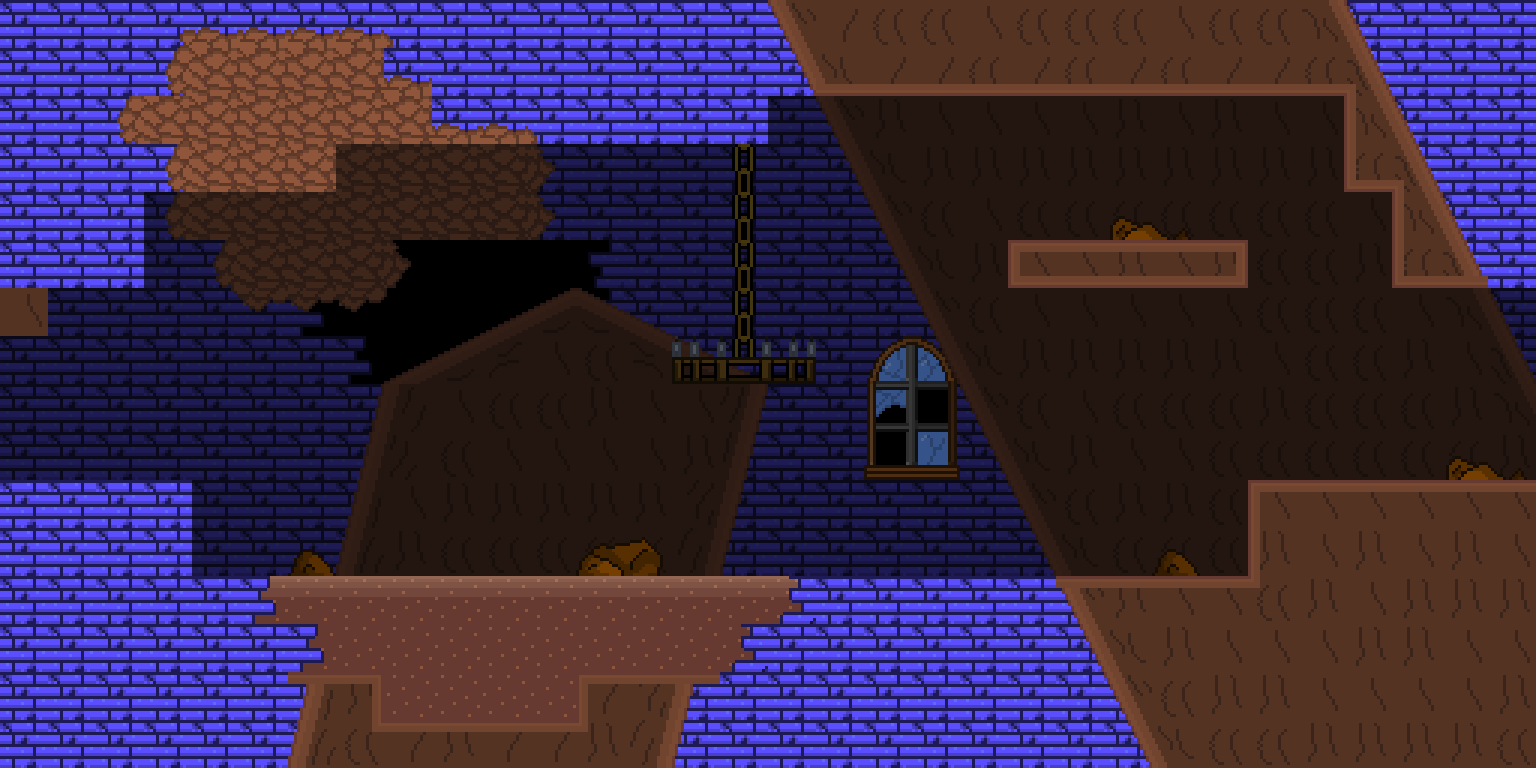

This game map was drawn from its Tiled (.tmx) file and the tilesets committed beside it. A one-line description and the trimmed map source follow:
An orthogonal 32x16 tile map with 48x48 px tiles, 4 tile layers (back_tiles, back_second, front, front_second), 4 tilesets and 19 objects (2x EnemyGroundedElemental, 2x EnemyClingCreature, ManaChargePickup).

<map version="1.4" tiledversion="1.4.2" orientation="orthogonal" renderorder="right-down" width="32" height="16" tilewidth="48" tileheight="48" infinite="0" nextlayerid="22" nextobjectid="242">
 <tileset firstgid="1" name="tileset01" tilewidth="48" tileheight="48" tilecount="176" columns="16">
  <image source="tilesets/tileset01.png" width="768" height="528" />
 </tileset>
 <tileset firstgid="177" name="tileset02" tilewidth="48" tileheight="48" tilecount="121" columns="11">
  <image source="tilesets/tileset02.png" width="528" height="528" />
 </tileset>
 <tileset firstgid="298" name="tileset03" tilewidth="48" tileheight="48" tilecount="306" columns="17">
  <image source="tilesets/tileset03.png" width="816" height="864" />
 </tileset>
 <tileset firstgid="604" name="objects" tilewidth="48" tileheight="48" tilecount="64" columns="8">
  <image source="objects.png" width="384" height="384" />
 </tileset>
 <imagelayer id="17" name="Image Layer 1">
  <image source="Backgrounds/ground_back.png" width="1024" height="576" />
 </imagelayer>
 <imagelayer id="18" name="Image Layer 2">
  <image source="Backgrounds/ground_far.png" width="1024" height="576" />
 </imagelayer>
 <imagelayer id="19" name="Image Layer 3">
  <image source="Backgrounds/ground_front.png" width="1024" height="576" />
 </imagelayer>
 <layer id="11" name="back_tiles" width="32" height="16">
  <properties>
   <property name="tileset" type="int" value="0" />
  </properties>
  <data>[512 cells, 242 non-empty, 10 distinct tile ids]</data>
 </layer>
 <layer id="21" name="back_second" width="32" height="16">
  <properties>
   <property name="tileset" type="int" value="2" />
  </properties>
  <data>[512 cells, 326 non-empty, 55 distinct tile ids]</data>
 </layer>
 <layer id="12" name="front" width="32" height="16">
  <properties>
   <property name="tileset" type="int" value="0" />
  </properties>
  <data>[512 cells, 19 non-empty, 11 distinct tile ids]</data>
 </layer>
 <layer id="20" name="front_second" width="32" height="16">
  <properties>
   <property name="tileset" type="int" value="2" />
  </properties>
  <data>[512 cells, 47 non-empty, 13 distinct tile ids]</data>
 </layer>
 <objectgroup color="#ffaa00" id="16" name="spawnpoints">
  <object id="170" x="1488" y="288" width="48" height="48">
   <properties>
    <property name="id" type="int" value="1" />
   </properties>
  </object>
  <object id="217" x="0" y="288" width="48" height="48">
   <properties>
    <property name="id" type="int" value="0" />
   </properties>
  </object>
 </objectgroup>
 <objectgroup id="14" name="objects">
  <object id="233" type="ManaChargePickup" gid="610" x="1104" y="192" width="48" height="48">
   <properties>
    <property name="id" type="int" value="10" />
    <property name="lore" type="int" value="17" />
    <property name="text" value="These pillars seem very annoying to travel through" />
   </properties>
  </object>
  <object id="238" type="EnemyGroundedElemental" gid="620" x="768" y="576" width="48" height="48">
   <properties>
    <property name="color" type="int" value="1" />
   </properties>
  </object>
  <object id="239" type="EnemyClingCreature" gid="625" x="1008" y="240" width="48" height="48" />
  <object id="240" type="EnemyClingCreature" gid="625" x="1200" y="240" width="48" height="48" />
  <object id="241" type="EnemyGroundedElemental" gid="620" x="432" y="576" width="48" height="48">
   <properties>
    <property name="color" type="int" value="1" />
   </properties>
  </object>
 </objectgroup>
 <objectgroup color="#0000ff" id="13" name="walls">
  <object id="47" x="0" y="0" width="144" height="288" />
  <object id="50" x="0" y="576" width="1536" height="192" />
  <object id="54" x="144" y="0" width="192" height="192" />
  <object id="174" x="1392" y="192" width="144" height="96" />
  <object id="190" x="1344" y="0" width="192" height="192" />
  <object id="191" x="1248" y="480" width="288" height="96" />
  <object id="215" x="768" y="0" width="576" height="96" />
  <object id="218" x="336" y="0" width="432" height="144" />
  <object id="234" x="0" y="480" width="192" height="96" />
  <object id="236" x="1008" y="240" width="240" height="48" />
 </objectgroup>
 <objectgroup color="#00ff00" id="15" name="doors">
  <object id="169" x="1584" y="288" width="48" height="192">
   <properties>
    <property name="horizontal" type="bool" value="false" />
    <property name="id_point" type="int" value="1" />
    <property name="id_room" type="int" value="24" />
   </properties>
  </object>
  <object id="216" x="-96" y="288" width="48" height="192">
   <properties>
    <property name="horizontal" type="bool" value="false" />
    <property name="id_point" type="int" value="3" />
    <property name="id_room" type="int" value="32" />
   </properties>
  </object>
 </objectgroup>
</map>
